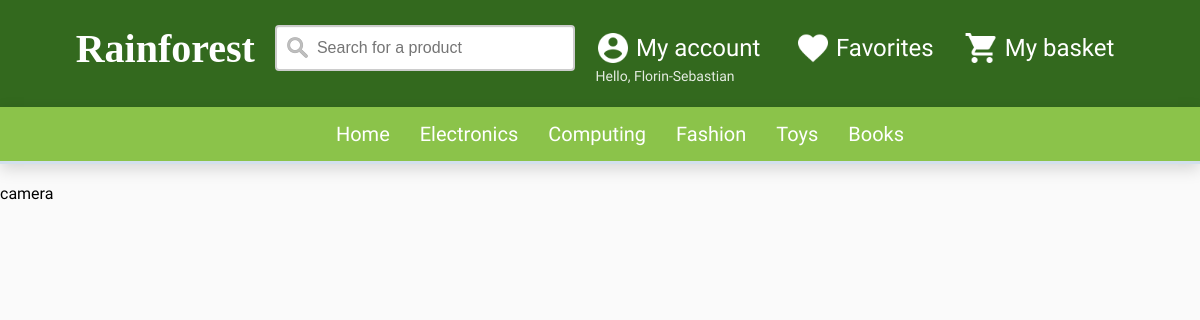
/productSC.php?subcategory=1 (signed in), run on the app's committed database.
### tables this page shows
CREATE TABLE `user` (
  `firstname` varchar(50) NOT NULL,
  `lastname` varchar(50) NOT NULL,
  `email` varchar(100) NOT NULL,
  `dob` date DEFAULT NULL,
  `password` varchar(45) NOT NULL,
  `gender` char(1) DEFAULT NULL,
  `phone` varchar(14) DEFAULT NULL,
  PRIMARY KEY (`email`)
);

CREATE TABLE `categories` (
  `category_id` int(1) NOT NULL AUTO_INCREMENT,
  `category_name` varchar(45) NOT NULL,
  PRIMARY KEY (`category_id`)
);

CREATE TABLE `products` (
  `product_id` int(5) NOT NULL AUTO_INCREMENT,
  `category_id` int(1) NOT NULL,
  `subcategory_id` int(1) NOT NULL,
  `product_name` varchar(45) NOT NULL,
  `price` decimal(6,2) NOT NULL,
  `stock` int(3) DEFAULT NULL,
  `description` varchar(400) DEFAULT NULL,
  `image_src` varchar(100) DEFAULT NULL,
  PRIMARY KEY (`product_id`)
);

### session.php (called while the page is built, shortened)
<?php
    require 'mysql.php';
    $stmt = $pdo->prepare('SELECT * FROM user WHERE email = :email');
    $criteria = [
      'email' => $_SESSION['login_user']
    ];
    $stmt -> execute($criteria);
    foreach ($stmt as $row) {
    $row['email'];
    $row['password'];
    }
    $hello = 'Hello, ';
    $user_firstname = $row['firstname'];
?>

### productSC.php (the view, shortened to what this page needs)
<?php
$hello = '';
$user_firstname = '';
require 'header.php';
$stmtGetSubcategory = $pdo->prepare('SELECT * FROM products WHERE subcategory_id = :subcategory_id');
$criteriaSubcat = [
  'subcategory_id' =>  $_GET['subcategory']
];
$stmtGetSubcategory -> execute($criteriaSubcat);
while($product = $stmtGetSubcategory->fetch()){
  echo $product['product_name'];
}
 ?>

### header.php (shortened to what this page needs)
<?php
if (isset($_SESSION['loggedin'])) {
   include('session.php');
 }
require 'mysql.php';
$stmtMenu = $pdo->prepare('SELECT * FROM categories');
$stmtMenu->execute();
 ?>
<!DOCTYPE HTML>
<head>
    <link rel="stylesheet" href="style.css"  />
</head>
<body>
    <header>
      <div class="centerHeader">
        <a href="index.php" class="top">
        <h1 class="title">Rainforest</h1>
        </a>
<form class="search">
  <input type="text" name="search" placeholder="Search for a product">
</form>
<div class="myaccount">
  <a href="signin.php" class="top" id="account">
  <img src="images/account.png" class="topIco" alt"Account icon" height="36px" width="36px">
  <p class='headerP'>My account</p>
</a>
</div>
    <p class="username"><?php echo $hello . $user_firstname; ?></p>
  <a href="#" class="top">
  <img src="images/favorite.png" class="topIco" alt"Favorite icon" height="36px" width="36px">
  <p class='headerP'>Favorites</p>
  </a>
  <a href="#" class="top">
  <img src="images/basket.png" class="topIco" alt"Basket icon" height="36px" width="36px">
  <p class='headerP'>My basket</p>
  </a>
</div>
<ul class="navigation">
  <li><a href="index.php">Home</a></li>
  <?php
  while($category = $stmtMenu->fetch()){
    echo '<li><a href="http://v.je/product.php?category=' . $category['category_id'] . '">' . $category['category_name'] . '</a>';
    echo '<ul>';
    echo '</ul></li>' ;
  }
  ?>
</ul>
    </header>

### style.css (style rules this page uses)
body { background-color: #fafafa; background-repeat: no-repeat; background-size: cover; margin: 0; font-family: Roboto-regular, sans-serif; }
.title { font-size: 250%; color: #FFFFFF; float: left; font-family: Intro; margin: 0; padding-right: 20px; }
header { background-color: #33691E; }
.centerHeader { height: 72px; display: flex; justify-content: center; padding-top: 25px; padding-bottom: 10px; }
.search input[type=text] { width: 300px; box-sizing: border-box; border: 2px solid #ccc; border-radius: 4px; font-size: 16px; background-color: white; background-image: url('images/searchIco.png'); background-position: 10px 10px; background-repeat: no-repeat; padding: 12px 20px 12px 40px; float: left; }
.headerP { margin-right: 10px; color: #FFFFFF; float: left; margin-top: 9px; margin-left: 5px; font-size: 24px; }
.username { position: absolute; float: right; margin-top: 43px; margin-left: 130px; font-size: 14px; color: #FFFFFF; opacity: 0.87; }
.topIco { float: left; margin-left: 20px; margin-top: 5px; }
.myaccount a.top { width: 200px; height: 50px; float: left; }
.myaccount { z-index: 4; height: 60px; position: relative; }
input[type="text"], input[type="password"], input[type="date"], input[type="datetime"], input[type="email"], input[type="number"], input[type="search"], input[type="tel"], input[type="time"], input[type="url"], textarea, select { background: rgba(255, 255, 255, 0.1); border: none; font-size: 16px; height: auto; margin: 0; outline: 0; padding: 15px; width: 100%; background-color: #e8eeef; color: #8a97a0; box-shadow: 0 1px 0 rgba(0, 0, 0, 0.03) inset; margin-bottom: 30px; }
.navigation { z-index: -1; font-size: 20px; background-color: #8BC34A; list-style: none; margin: 0; display: flex; justify-content: center; border-bottom: 3px solid #d2e0ed; -webkit-box-shadow: 0px 5px 15px 0px rgba(0, 0, 0, 0.15); -moz-box-shadow: 0px 5px 15px 0px rgba(0, 0, 0, 0.15); box-shadow: 0px 5px 15px 0px rgba(0, 0, 0, 0.15); margin-bottom: 20px; }
.navigation li { position: relative; z-index: 1; }
.navigation a { text-decoration: none; display: block; padding: 15px; color: white; }

### data on the page
user: firstname "Florin-Sebastian"
categories: category_name "Electronics"
categories: category_name "Computing"
categories: category_name "Fashion"
categories: category_name "Toys"
categories: category_name "Books"
products: product_name "camera"

### other printed values
$hello "Hello,"
